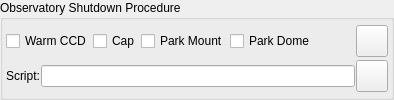
      <widget class="QGroupBox" name="shutdownGroupBox">
       <property name="sizePolicy">
        <sizepolicy hsizetype="Preferred" vsizetype="Preferred">
         <horstretch>0</horstretch>
         <verstretch>0</verstretch>
        </sizepolicy>
       </property>
       <property name="toolTip">
        <string>&lt;html&gt;&lt;head/&gt;&lt;body&gt;&lt;p&gt;One-time shutdown procedure to be executed after all scheduler jobs are completed. The script is executed &lt;span style=&quot; font-weight:600; text-decoration: underline;&quot;&gt;after&lt;/span&gt; the shutdown procedures (e.g. parking), if selected, are completed.&lt;/p&gt;&lt;/body&gt;&lt;/html&gt;</string>
       </property>
       <property name="title">
        <string>Observatory Shutdown Procedure</string>
       </property>
       <layout class="QVBoxLayout" name="verticalLayout_2">
        <property name="spacing">
         <number>1</number>
        </property>
        <property name="leftMargin">
         <number>3</number>
        </property>
        <property name="topMargin">
         <number>3</number>
        </property>
        <property name="rightMargin">
         <number>3</number>
        </property>
        <property name="bottomMargin">
         <number>3</number>
        </property>
        <item>
         <layout class="QHBoxLayout" name="horizontalLayout_3">
          <property name="spacing">
           <number>1</number>
          </property>
          <item>
           <widget class="QCheckBox" name="warmCCDCheck">
            <property name="enabled">
             <bool>true</bool>
            </property>
            <property name="toolTip">
             <string>Turn off CCD cooler.</string>
            </property>
            <property name="text">
             <string>Warm CCD</string>
            </property>
            <attribute name="buttonGroup">
             <string notr="true">shutdownProcedureGroup</string>
            </attribute>
           </widget>
          </item>
          <item>
           <widget class="QCheckBox" name="capCheck">
            <property name="toolTip">
             <string>Close dust cover</string>
            </property>
            <property name="text">
             <string>Cap</string>
            </property>
            <attribute name="buttonGroup">
             <string notr="true">shutdownProcedureGroup</string>
            </attribute>
           </widget>
          </item>
          <item>
           <widget class="QCheckBox" name="parkMountCheck">
            <property name="enabled">
             <bool>true</bool>
            </property>
            <property name="toolTip">
             <string>Park telescope to home position.</string>
            </property>
            <property name="text">
             <string>Park Mount</string>
            </property>
            <attribute name="buttonGroup">
             <string notr="true">shutdownProcedureGroup</string>
            </attribute>
           </widget>
          </item>
          <item>
           <widget class="QCheckBox" name="parkDomeCheck">
            <property name="enabled">
             <bool>true</bool>
            </property>
            <property name="toolTip">
             <string>Park dome to home position</string>
            </property>
            <property name="text">
             <string>Park Dome</string>
            </property>
            <attribute name="buttonGroup">
             <string notr="true">shutdownProcedureGroup</string>
            </attribute>
           </widget>
          </item>
          <item>
           <spacer name="horizontalSpacer_8">
            <property name="orientation">
             <enum>Qt::Horizontal</enum>
            </property>
            <property name="sizeHint" stdset="0">
             <size>
              <width>40</width>
              <height>20</height>
             </size>
            </property>
           </spacer>
          </item>
          <item>
           <widget class="QPushButton" name="shutdownB">
            <property name="minimumSize">
             <size>
              <width>0</width>
              <height>0</height>
             </size>
            </property>
            <property name="maximumSize">
             <size>
              <width>32</width>
              <height>32</height>
             </size>
            </property>
            <property name="text">
             <string/>
            </property>
           </widget>
          </item>
         </layout>
        </item>
        <item>
         <layout class="QHBoxLayout" name="horizontalLayout">
          <property name="spacing">
           <number>1</number>
          </property>
          <item>
           <widget class="QLabel" name="label_13">
            <property name="text">
             <string>Script:</string>
            </property>
           </widget>
          </item>
          <item>
           <widget class="QLineEdit" name="shutdownScript">
            <property name="sizePolicy">
             <sizepolicy hsizetype="MinimumExpanding" vsizetype="Fixed">
              <horstretch>0</horstretch>
              <verstretch>0</verstretch>
             </sizepolicy>
            </property>
            <property name="readOnly">
             <bool>false</bool>
            </property>
            <property name="clearButtonEnabled">
             <bool>true</bool>
            </property>
           </widget>
          </item>
          <item>
           <widget class="QPushButton" name="selectShutdownScriptB">
            <property name="maximumSize">
             <size>
              <width>32</width>
              <height>32</height>
             </size>
            </property>
            <property name="text">
             <string/>
            </property>
           </widget>
          </item>
         </layout>
        </item>
       </layout>
      </widget>
